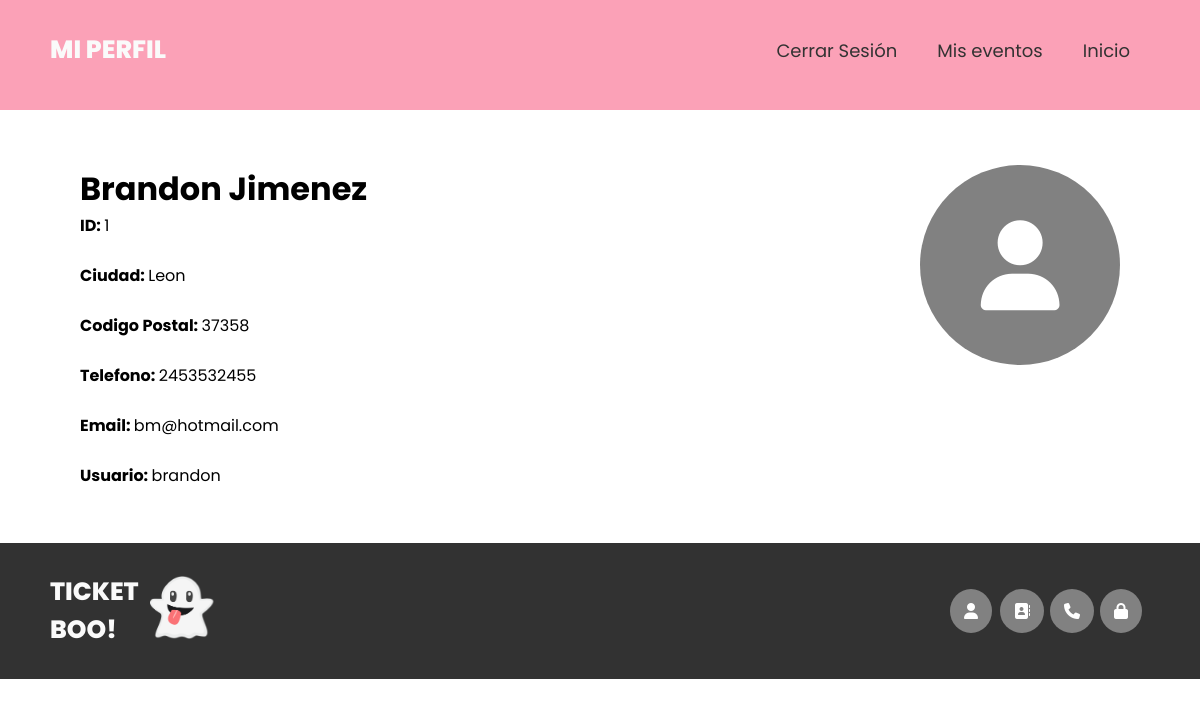
/ProyectoPaginaWebFinal_Copia/perfil.php (signed in), run on the app's committed database.
### tables this page shows
CREATE TABLE `cliente` (
  `id_cliente` int(11) NOT NULL,
  `nombre` varchar(50) NOT NULL,
  `apellido` varchar(50) NOT NULL,
  `ciudad` varchar(50) DEFAULT NULL,
  `codigo_postal` varchar(10) DEFAULT NULL,
  `telefono` varchar(20) DEFAULT NULL,
  `email` varchar(100) DEFAULT NULL,
  `usuario` varchar(50) DEFAULT NULL,
  `contrasena` varchar(255) NOT NULL
);

### ProyectoPaginaWebFinal_Copia/perfil.php (the view, shortened to what this page needs)
<!DOCTYPE html>
<html lang="es">
<head>
    <link rel="stylesheet" href="https://cdnjs.cloudflare.com/ajax/libs/font-awesome/6.4.0/css/all.min.css" />
    <link rel="stylesheet" href="style.css">
</head>
<body>
    <header class="header">
        <div class="menu container">
            <a href="#" class="logo">Mi perfil</a>
            <nav class="navbar">
                <ul>
                    <li><a href="cerrarSesion.php">Cerrar Sesión</a></li>
                    <li><a href="eventos.php">Mis eventos</a></li>
                    <li><a href="inicio.php">Inicio</a></li>
                </ul>
            </nav>
        </div>
    </header>
    <div class="header-content container">
        <?php
        include("conexion.php");
        if (isset($_SESSION['usuario'])) {
            $user = $_SESSION['usuario'];
            $consulta = "SELECT * FROM cliente WHERE usuario='" . $user . "'";
            $resultado = $conex->query($consulta);
            while ($row = $resultado->fetch_assoc()) {
                $id_cliente = $row['id_cliente'];
                $nombre = $row['nombre'];
                $apellido = $row['apellido'];
                $ciudad = $row['ciudad'];
                $codigoPostal = $row['codigo_postal'];
                $telefono = $row['telefono'];
                $email = $row['email'];
                $usuario = $row['usuario'];
                ?>
                <div class="evento">
                    <div class="evento-txt">
                        <h1><?php echo $nombre." ".$apellido; ?></h1>
                        <div>
                            <p>
                                <b>ID: </b><?php echo $id_cliente; ?><br><br>
                                <b>Ciudad: </b><?php echo $ciudad; ?><br><br>
                                <b>Codigo Postal: </b><?php echo $codigoPostal; ?><br><br>
                                <b>Telefono: </b><?php echo $telefono; ?><br><br>
                                <b>Email: </b><?php echo $email; ?><br><br>
                                <b>Usuario: </b><?php echo $usuario; ?><br>
                            </p>
                        </div>
                    </div>
                    <div class="evento-img">
                        <i class="fa-solid fa-user"></i>
                    </div>
                </div>
                <?php
            }
        } else {
            echo "No has iniciado sesión. Por favor, inicia sesión primero.";
        }
        ?>
    </div>
    <footer class="footer">
        <div class="footer-content container">
            <div class="link">
                <a href="#" class="logo">Ticket Boo!</a>
            </div>
            <div class="link">
                <img src="images/fantasma.webp" alt="fantasma">
            </div>
            <div class="link">
                <ul>
                    <i class="fa-solid fa-user"></i>
                </ul>
            </div>
            <div class="link">
                <ul>
                    <i class="fa-solid fa-contact-book"></i>
                </ul>
            </div>
            <div class="link">
                <ul>
                    <i class="fa-solid fa-phone"></i>
                </ul>
            </div>
            <div class="link">
                <ul>
                    <i class="fa-solid fa-lock"></i>
                </ul>
            </div>
        </div>
    </footer>
</body>
</html>

### ProyectoPaginaWebFinal_Copia/style.css (style rules this page uses)
* { margin: 0; padding: 0; box-sizing: border-box; text-decoration: none; list-style: none; }
body { font-family: 'Poppins', sans-serif; }
img { max-width: 100%; }
.container { margin-top: 10px; max-width: 1100px; margin: 0 auto; }
.header { background-color: #FBA1B7; padding: 100px 0 10px 0; min-height: 10px; display: flex; align-items: center; }
.menu { position: absolute; top: 0; left: 0; right: 0; display: flex; align-items: center; justify-content: space-between; height: 100px; }
.menu .navbar ul li { position: relative; float: left; }
.menu .navbar ul li a { font-size: 18px; padding: 20px; color: #323232; display:block; }
.logo { font-size: 25px; font-weight: 800; color: #fafafa; text-transform: uppercase; }
.header-content { display: inline; padding: 80px 30px 80px 30px; }
.evento { padding: 30px 80px 30px 80px; display: flex; justify-content: space-between; }
.evento-img > i { padding: 20px; border-radius: 50%; background-color: #818181; color: #FFFFFF; font-size: 90px; align-content: center; text-align: center; width: 200px; height: 200px; }
::placeholder { color:#a0a0a0; font-size: 16px; }
.footer { padding: 30px; background-color: #323232; }
.footer-content { display: flex; align-items: center; justify-content: space-between; }
.link img { width: 8%; }
.link ul { display: flex; align-items: center; justify-content: space-between; }
.link ul > i { padding: 14px; border-radius: 50%; background-color: #818181; color: #FFFFFF; position: absolute; }

### data on the page
cliente: nombre "Brandon", apellido "Jimenez", id_cliente "1", ciudad "Leon", codigo_postal "37358", telefono "2453532455", email "bm@hotmail.com", usuario "brandon"
